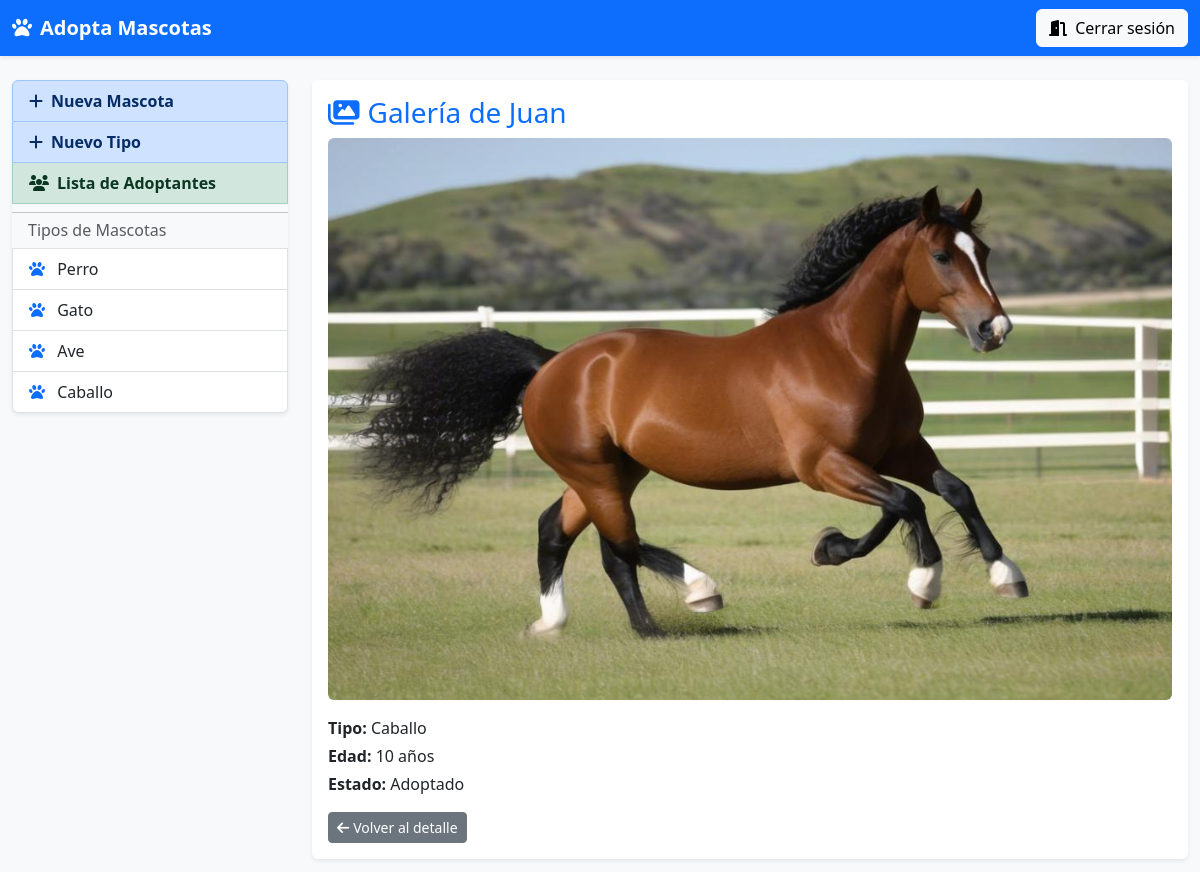
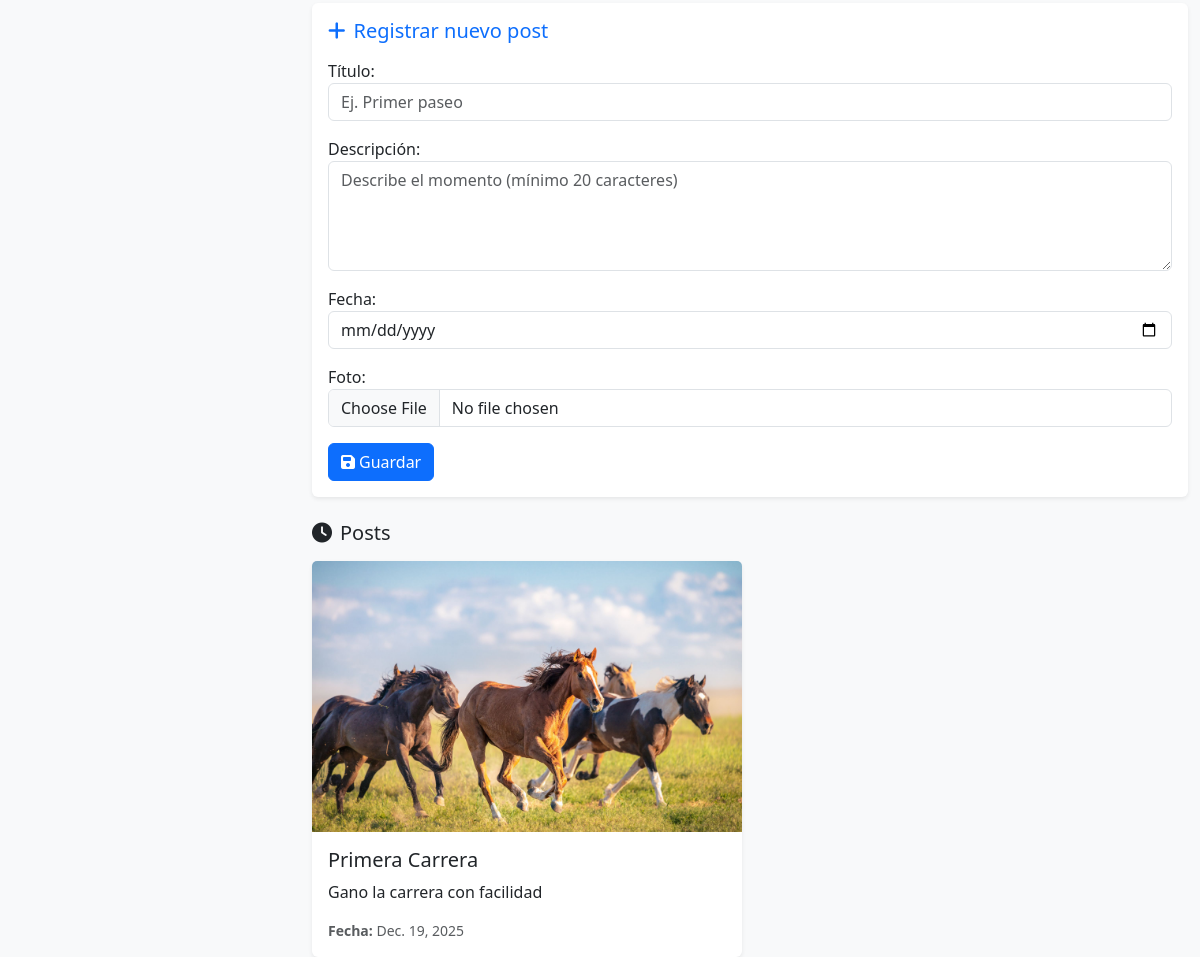
/mascota/5/posts (signed in), run on the app's committed database (2 pictures, top to bottom).
### app1/models.py (models this page shows, shortened)
class TipoMascota(models.Model):
    nombre = models.CharField(max_length=64,null=True,blank=True)
    descripcion = models.TextField(max_length=256,null=True,blank=True)

class Mascota(models.Model):
    nombre = models.CharField(max_length=128,null=True,blank=True)
    edad = models.IntegerField()
    descripcion = models.TextField(max_length=512,null=True,blank=True)
    foto = models.ImageField(upload_to='mascotas/')
    tipo = models.ForeignKey(TipoMascota, on_delete=models.CASCADE)
    estado = models.CharField(max_length=20,null=True,blank=True)

class PostMascota(models.Model):
    mascota = models.ForeignKey(Mascota, on_delete=models.CASCADE, related_name='posts')
    titulo = models.CharField(max_length=150)
    descripcion = models.TextField()
    fecha = models.DateField()
    foto = models.ImageField(upload_to='posts_mascotas/')

### app1/views.py (the view)
# urls.py: path('mascota/<int:mascota_id>/posts', views.posts_mascota, name='posts_mascota'),
@login_required(login_url='/')
def posts_mascota(request, mascota_id):
    tipos = TipoMascota.objects.all()
    mascota = get_object_or_404(Mascota, id=mascota_id)
    posts = PostMascota.objects.filter(mascota=mascota).order_by('-fecha', '-id')
    if request.method == 'POST':
        form = PostMascotaForm(request.POST, request.FILES)
        if form.is_valid():
            post = form.save(commit=False)
            post.mascota = mascota
            post.save()
            return HttpResponseRedirect(reverse('app1:posts_mascota', args=[mascota.id]))
    else:
        form = PostMascotaForm()
    return render(request, 'posts_mascota.html', {
        'tipos': tipos,
        'mascota': mascota,
        'form': form,
        'posts': posts
    })

### app1/forms.py (shortened to what this page needs)
class PostMascotaForm(forms.ModelForm):
    class Meta:
        model = PostMascota
        fields = ['titulo', 'descripcion', 'fecha', 'foto']
        widgets = {
            'titulo': forms.TextInput(attrs={
                'class': 'form-control',
                'placeholder': 'Ej. Primer paseo'
            }),
            'descripcion': forms.Textarea(attrs={
                'class': 'form-control',
                'placeholder': 'Describe el momento (mínimo 20 caracteres)',
                'rows': 4
            }),
            'fecha': forms.DateInput(attrs={
                'class': 'form-control',
                'type': 'date'
            }),
            'foto': forms.ClearableFileInput(attrs={
                'class': 'form-control'
            }),
        }
        labels = {
            'titulo': 'Título',
            'descripcion': 'Descripción',
            'fecha': 'Fecha',
            'foto': 'Foto',
        }

### app1/templates/posts_mascota.html (shortened to what this page needs)
{% extends "layout.html" %}
{% block content %}
<div class="card shadow-sm border-0 mb-3">
  <div class="card-body">
    <h3 class="text-primary mb-2">
      <i class="fa-solid fa-images me-2"></i>Galería de {{ mascota.nombre }}
    </h3>
    {% if mascota.foto %}
      <img src="{{ mascota.foto.url }}" class="img-fluid rounded mb-3" alt="{{ mascota.nombre }}">
    {% endif %}
    <p class="mb-1"><strong>Tipo:</strong> {{ mascota.tipo.nombre }}</p>
    <p class="mb-1"><strong>Edad:</strong> {{ mascota.edad }} años</p>
    <p class="mb-3"><strong>Estado:</strong> {{ mascota.estado }}</p>
    <a href="{% url 'app1:detalleMascota' mascota.id %}" class="btn btn-secondary btn-sm">
      <i class="fa-solid fa-arrow-left me-1"></i>Volver al detalle
    </a>
  </div>
</div>
<div class="card shadow-sm border-0 mb-4">
  <div class="card-body">
    <h5 class="mb-3 text-primary">
      <i class="fa-solid fa-plus me-2"></i>Registrar nuevo post
    </h5>
    <form method="POST" enctype="multipart/form-data">
      <div class="mb-3">
        {{ form.titulo.label_tag }}
        {{ form.titulo }}
      </div>
      <div class="mb-3">
        {{ form.descripcion.label_tag }}
        {{ form.descripcion }}
      </div>
      <div class="mb-3">
        {{ form.fecha.label_tag }}
        {{ form.fecha }}
      </div>
      <div class="mb-3">
        {{ form.foto.label_tag }}
        {{ form.foto }}
      </div>
      <button class="btn btn-primary" type="submit">
        <i class="fa-solid fa-floppy-disk me-1"></i>Guardar
      </button>
    </form>
  </div>
</div>
{% if posts %}
  <h5 class="mb-3"><i class="fa-solid fa-clock me-2"></i>Posts</h5>
  <div class="row g-3">
    {% for post in posts %}
      <div class="col-md-6">
        <div class="card shadow-sm border-0 h-100">
          {% if post.foto %}
            <img src="{{ post.foto.url }}" class="card-img-top" alt="{{ post.titulo }}">
          {% endif %}
          <div class="card-body">
            <h5 class="card-title">{{ post.titulo }}</h5>
            <p class="card-text">{{ post.descripcion }}</p>
            <p class="small text-muted mb-0"><strong>Fecha:</strong> {{ post.fecha }}</p>
          </div>
        </div>
      </div>
    {% endfor %}
  </div>
{% else %}
  <div class="alert alert-info">
    Esta mascota todavía no tiene posts.
  </div>
{% endif %}
{% endblock %}

### app1/templates/layout.html (shortened to what this page needs)
<!DOCTYPE html>
<html lang="es">
<head>
  <link href="https://cdn.jsdelivr.net/npm/bootstrap@5.3.0/dist/css/bootstrap.min.css"
        rel="stylesheet"
>
  <link rel="stylesheet"
        href="https://cdnjs.cloudflare.com/ajax/libs/font-awesome/6.3.0/css/all.min.css"
 />
</head>
<body class="bg-light">
  <nav class="navbar navbar-expand-lg navbar-dark bg-primary shadow-sm">
    <div class="container-fluid">
      <a class="navbar-brand fw-bold" href="{% url 'app1:home' %}">
        <i class="fa-solid fa-paw me-2"></i>Adopta Mascotas
      </a>
      <div>
        <a href="{% url 'app1:cerrarSesion' %}" class="btn btn-light">
          <i class="fa-solid fa-door-open me-1"></i> Cerrar sesión
        </a>
      </div>
    </div>
  </nav>
  <div class="container-fluid mt-4">
    <div class="row">
      <aside class="col-md-3 mb-3">
        <div class="list-group shadow-sm">
          <a href="{% url 'app1:crearMascota' %}" class="list-group-item list-group-item-action list-group-item-primary fw-bold">
            <i class="fa-solid fa-plus me-2"></i>Nueva Mascota
          </a>
          <a href="{% url 'app1:crearTipo' %}" class="list-group-item list-group-item-action list-group-item-primary fw-bold">
            <i class="fa-solid fa-plus me-2"></i>Nuevo Tipo
          </a>
          <a href="{% url 'app1:listaAdoptantes' %}" class="list-group-item list-group-item-action list-group-item-success fw-bold">
            <i class="fa-solid fa-users me-2"></i>Lista de Adoptantes
          </a>
          <hr class="my-2">
          <h6 class="px-3 text-muted">Tipos de Mascotas</h6>
          {% for tipo in tipos %}
            <a href="{% url 'app1:mascotasxtipo' tipo.id %}" class="list-group-item list-group-item-action">
              <i class="fa-solid fa-paw me-2 text-primary"></i> {{ tipo.nombre }}
            </a>
          {% empty %}
            <p class="px-3 text-muted">No hay tipos aún</p>
          {% endfor %}
        </div>
      </aside>
      <main class="col-md-9">
        {% block content %}{% endblock %}
      </main>
    </div>
  </div>
</body>
</html>

### data on the page
TipoMascota: nombre "Perro"
TipoMascota: nombre "Gato"
TipoMascota: nombre "Ave"
TipoMascota: nombre "Caballo"
Mascota: nombre "Juan", foto (picture), tipo.nombre "Caballo", edad "10", estado "Adoptado"
PostMascota: foto (picture), titulo "Primera Carrera", descripcion "Gano la carrera con facilidad", fecha "Dec. 19, 2025"
